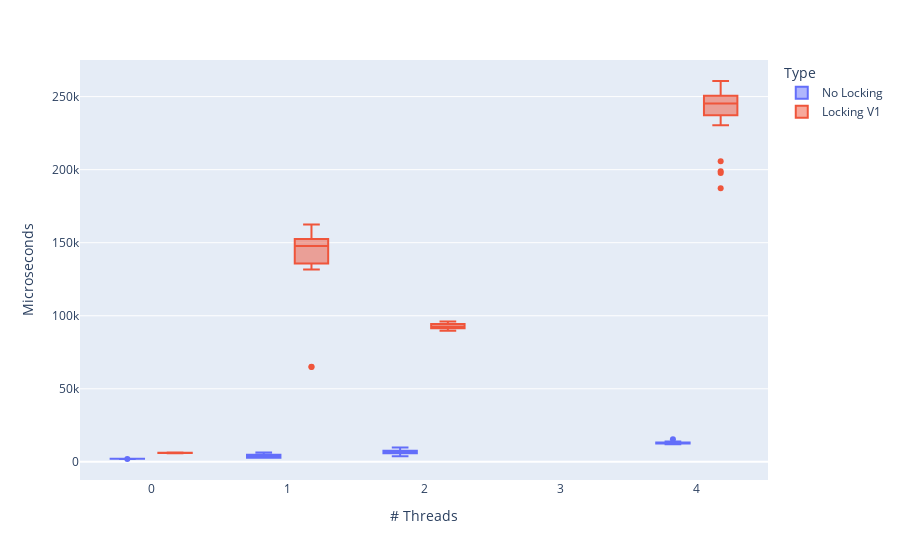

This figure's notebook cell:
### Code cell
fig = px.box(
    data_frame=lock_results,
    x='# Threads',
    y='Microseconds',
    color='Type',
    # labels={'x': "x-label", 'y': "y-label"},
    # category_orders={'column_1': ['value_1', 'value_2']},
    # title="title<br><sup>subtitle</sup>",
)
fig.show()

### Figure 1 — Plotly figure (JSON) as saved in the notebook; plotly's stock layout.template omitted (floating-point values rounded to 4 significant figures)
{"data": [{"alignmentgroup": "True", "hovertemplate": "Type=No Locking<br># Threads=%{x}<br>Microseconds=%{y}<extra></extra>", "legendgroup": "No Locking", "marker": {"color": "#636efa"}, "name": "No Locking", "notched": false, "offsetgroup": "No Locking", "orientation": "v", "showlegend": true, "type": "box", "x": [0, 1, 2, 4, 0, 1, 2, 4, 0, 1, 2, 4, 0, 1, 2, 4, 0, 1, 2, 4, 0, 1, 2, 4, 0, 1, 2, 4, 0, 1, 2, 4, 0, 1, 2, 4, 0, 1, 2, 4, 0, 1, 2, 4, 0, 1, 2, 4, 0, 1, 2, 4], "x0": " ", "xaxis": "x", "y": [2094, 3406, 7536, 12188, 2119, 2872, 7814, 13226, 2083, 6413, 6280, 12711, 2075, 4526, 7569, 13036, 1960, 5904, 4550, 13184, 2175, 2735, 7766, 11989, 2153, 2798, 7589, 13196, 2094, 2898, 9876, 13987, 2075, 3194, 3950, 12542, 2019, 6172, 7667, 13147, 2074, 2843, 7666, 15489, 2117, 2763, 3886, 13017, 2018, 2736, 7405, 12537], "y0": " ", "yaxis": "y"}, {"alignmentgroup": "True", "hovertemplate": "Type=Locking V1<br># Threads=%{x}<br>Microseconds=%{y}<extra></extra>", "legendgroup": "Locking V1", "marker": {"color": "#EF553B"}, "name": "Locking V1", "notched": false, "offsetgroup": "Locking V1", "orientation": "v", "showlegend": true, "type": "box", "x": [0, 1, 2, 4, 0, 1, 2, 4, 0, 1, 2, 4, 0, 1, 2, 4, 0, 1, 2, 4, 0, 1, 2, 4, 0, 1, 2, 4, 0, 1, 2, 4, 0, 1, 2, 4, 0, 1, 2, 4, 0, 1, 2, 4, 0, 1, 2, 4, 0, 1, 2, 4, 0, 1, 2, 4, 0, 1, 2, 4, 0, 1, 2, 4, 0, 1, 2, 4, 0, 1, 2, 4, 0, 1, 2, 4, 0, 1, 2, 4, 0, 1, 2, 4, 0, 1, 2, 4, 0, 1, 2, 4], "x0": " ", "xaxis": "x", "y": [6255, 141938, 92652, 197765, 6139, 146721, 90298, 198964, 6356, 151889, 90738, 235725, 6308, 134742, 93618, 243009, 6220, 146744, 93481, 248766, 6167, 148074, 95744, 247491, 5910, 134610, 93831, 245361, 6219, 65058, 95962, 230471, 6090, 151213, 90253, 242157, 6271, 152802, 89694, 247879, 6012, 132945, 96004, 245137, 6035, 138882, 94573, 259169, 6095, 131687, 92540, 246368, 6213, 147761, 91336, 258389, 6150, 148197, 92287, 205718, 6046, 146578, 91891, 256590, 6066, 158556, 92400, 253955, 6014, 150734, 94734, 250888, 6036, 162460, 92381, 260683, 6193, 158798, 91356, 249774, 6022, 153351, 93060, 241807, 6046, 160901, 95416, 242950, 5952, 64898, 91921, 187277], "y0": " ", "yaxis": "y"}], "layout": {"boxmode": "group", "legend": {"title": {"text": "Type"}, "tracegroupgap": 0}, "margin": {"t": 60}, "xaxis": {"anchor": "y", "domain": [0, 1], "title": {"text": "# Threads"}}, "yaxis": {"anchor": "x", "domain": [0, 1], "title": {"text": "Microseconds"}}}}
